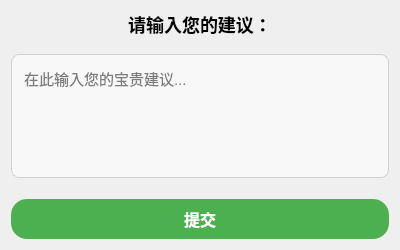
<?xml version="1.0" encoding="UTF-8"?>
<ui version="4.0">
 <class>SystemAdviceForm</class>
 <widget class="QWidget" name="SystemAdviceForm">
  <property name="geometry">
   <rect>
    <x>0</x>
    <y>0</y>
    <width>400</width>
    <height>250</height>
   </rect>
  </property>
  <property name="windowTitle">
   <string>系统建议</string>
  </property>
  <layout class="QVBoxLayout" name="verticalLayout" stretch="">
   <item>
    <widget class="QLabel" name="labelTitle">
     <property name="text">
      <string>请输入您的建议：</string>
     </property>
     <property name="alignment">
      <set>Qt::AlignHCenter|Qt::AlignVCenter</set>
     </property>
     <property name="styleSheet">
      <string notr="true">font-size: 18px; font-weight: bold; margin-bottom: 10px;</string>
     </property>
    </widget>
   </item>
   <item>
    <widget class="QTextEdit" name="adviceTextEdit">
     <property name="placeholderText">
      <string>在此输入您的宝贵建议...</string>
     </property>
     <property name="styleSheet">
      <string notr="true">font-size: 15px; border-radius: 8px; padding: 8px; background: #f8f8f8; border: 1px solid #d0d0d0;</string>
     </property>
     <property name="minimumHeight">
      <number>100</number>
     </property>
    </widget>
   </item>
   <item>
    <widget class="QPushButton" name="submitButton">
     <property name="text">
      <string>提交</string>
     </property>
     <property name="styleSheet">
      <string notr="true">font-size: 16px; padding: 8px 32px; border-radius: 16px; background: #4CAF50; color: white; font-weight: bold; margin-top: 15px;</string>
     </property>
     <property name="cursor">
      <cursorShape>PointingHandCursor</cursorShape>
     </property>
    </widget>
   </item>
   <item>
    <spacer name="verticalSpacer">
     <property name="orientation">
      <enum>Qt::Vertical</enum>
     </property>
     <property name="sizeHint" stdset="0">
      <size>
       <width>20</width>
       <height>20</height>
      </size>
     </property>
    </spacer>
   </item>
  </layout>
 </widget>
 <resources/>
 <connections/>
</ui>
